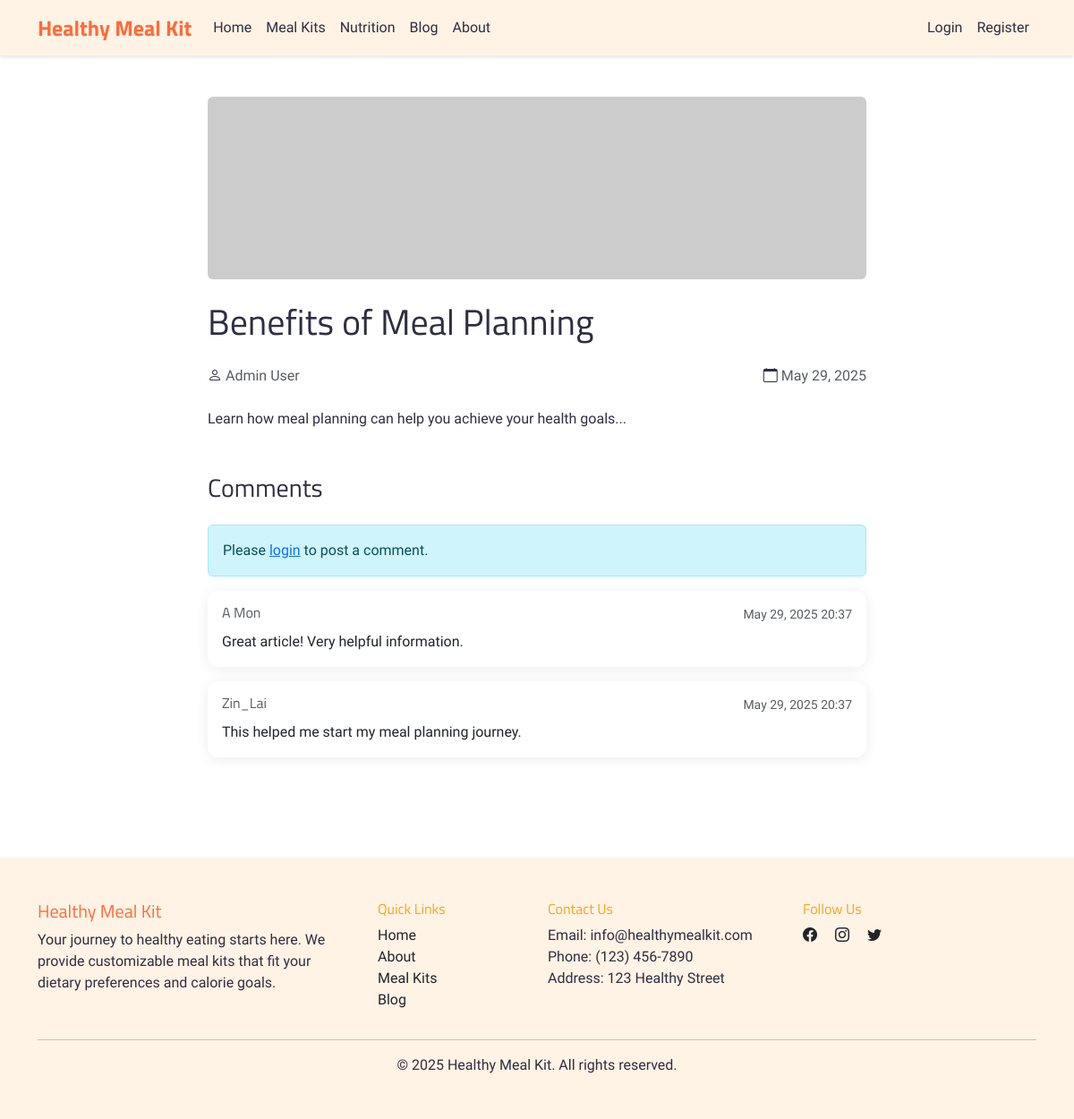
Screenshot of /blog-post.php?id=1 with the database file from the repository.
### tables this page shows
CREATE TABLE blog_posts (
    post_id INT PRIMARY KEY AUTO_INCREMENT,
    title VARCHAR(255) NOT NULL,
    content TEXT,
    author_id INT,
    image_url VARCHAR(255) DEFAULT NULL,
    created_at TIMESTAMP DEFAULT CURRENT_TIMESTAMP,
    updated_at TIMESTAMP DEFAULT CURRENT_TIMESTAMP ON UPDATE CURRENT_TIMESTAMP,
    FOREIGN KEY (author_id) REFERENCES users(user_id)
);

CREATE TABLE users (
    user_id INT PRIMARY KEY AUTO_INCREMENT,
    username VARCHAR(50) UNIQUE NOT NULL,
    email VARCHAR(100) UNIQUE NOT NULL,
    password VARCHAR(255) NOT NULL,
    full_name VARCHAR(100) NOT NULL,
    role TINYINT(1) DEFAULT 0 COMMENT '0: user, 1: admin',
    is_active TINYINT(1) DEFAULT 1 COMMENT '0: inactive, 1: active',
    last_login_at DATETIME DEFAULT NULL,
    inactivity_reason VARCHAR(255) DEFAULT NULL,
    deactivated_at DATETIME DEFAULT NULL,
    reactivated_at DATETIME DEFAULT NULL,
    created_at TIMESTAMP DEFAULT CURRENT_TIMESTAMP
);

CREATE TABLE comments (
    comment_id INT PRIMARY KEY AUTO_INCREMENT,
    post_id INT,
    user_id INT,
    content TEXT,
    created_at TIMESTAMP DEFAULT CURRENT_TIMESTAMP,
    FOREIGN KEY (post_id) REFERENCES blog_posts(post_id),
    FOREIGN KEY (user_id) REFERENCES users(user_id)
);

### blog-post.php (the view, shortened to what this page needs)
<?php
require_once 'config/connection.php';
$post_id = filter_var($_GET['id'], FILTER_VALIDATE_INT);
$stmt = $mysqli->prepare("
    SELECT bp.*, u.full_name as author_name
    FROM blog_posts bp
    LEFT JOIN users u ON bp.author_id = u.user_id
    WHERE bp.post_id = ?
");
$stmt->bind_param("i", $post_id);
$stmt->execute();
$post = $stmt->get_result()->fetch_assoc();
$stmt = $mysqli->prepare("
    SELECT c.*, u.full_name as commenter_name
    FROM comments c
    LEFT JOIN users u ON c.user_id = u.user_id
    WHERE c.post_id = ?
    ORDER BY c.created_at DESC
");
$stmt->bind_param("i", $post_id);
$stmt->execute();
$comments = $stmt->get_result();
?>
<!DOCTYPE html>
<html lang="en">
<head>
    <link href="https://cdn.jsdelivr.net/npm/bootstrap@5.3.0/dist/css/bootstrap.min.css" rel="stylesheet">
    <link rel="stylesheet" href="https://cdn.jsdelivr.net/npm/bootstrap-icons@1.11.3/font/bootstrap-icons.min.css">
    <link rel="stylesheet" href="assets/css/style.css">
</head>
<body>
<?php include 'includes/navbar.php'; ?>
<div class="container py-5">
    <div class="row justify-content-center">
        <div class="col-lg-8">
            <article class="blog-post">
                <?php if (isset($post['image_url']) && !empty($post['image_url'])): ?>
                    <img src="<?php echo htmlspecialchars($post['image_url']); ?>"
                         class="img-fluid rounded mb-4"
                         alt="<?php echo htmlspecialchars($post['title']); ?>">
                <?php else: ?>
                    <img src="https://placehold.co/1080x300/FFF3E6/FF6B35?text=<?php echo htmlspecialchars($post['title']); ?>"
                         class="img-fluid rounded mb-4"
                         alt="Blog post placeholder">
                <?php endif; ?>
                <h1 class="mb-4"><?php echo htmlspecialchars($post['title']); ?></h1>
                <div class="d-flex justify-content-between align-items-center mb-4">
                    <div class="author">
                        <i class="bi bi-person"></i>
                        <span class="text-muted"><?php echo htmlspecialchars($post['author_name']); ?></span>
                    </div>
                    <div class="date">
                        <i class="bi bi-calendar"></i>
                        <span class="text-muted">
                            <?php echo date('F d, Y', strtotime($post['created_at'])); ?>
                        </span>
                    </div>
                </div>
                <div class="blog-content mb-5">
                    <?php echo $post['content']; ?>
                </div>
            </article>
            <section class="comments-section">
                <h3 class="mb-4">Comments</h3>
                <?php if (isset($_SESSION['user_id'])): ?>
                    <div class="card mb-4">
                        <div class="card-body">
                            <form id="commentForm">
                                <input type="hidden" name="post_id" value="<?php echo $post_id; ?>">
                                <div class="mb-3">
                                    <label for="comment" class="form-label">Your Comment</label>
                                    <textarea class="form-control" id="comment" name="content" rows="3" required></textarea>
                                </div>
                                <button type="submit" class="btn btn-primary">Post Comment</button>
                            </form>
                        </div>
                    </div>
                <?php else: ?>
                    <div class="alert alert-info">
                        Please <a href="login.php">login</a> to post a comment.
                    </div>
                <?php endif; ?>
                <div id="commentsList">
                    <?php if ($comments->num_rows > 0): ?>
                        <?php while ($comment = $comments->fetch_assoc()): ?>
                            <div class="card mb-3">
                                <div class="card-body">
                                    <div class="d-flex justify-content-between align-items-center mb-2">
                                        <h6 class="card-subtitle text-muted">
                                            <?php echo htmlspecialchars($comment['commenter_name']); ?>
                                        </h6>
                                        <small class="text-muted">
                                            <?php echo date('M d, Y H:i', strtotime($comment['created_at'])); ?>
                                        </small>
                                    </div>
                                    <p class="card-text"><?php echo nl2br(htmlspecialchars($comment['content'])); ?></p>
                                </div>
                            </div>
                        <?php endwhile; ?>
                    <?php else: ?>
                        <div class="alert alert-light text-center">
                            No comments yet. Be the first to comment!
                        </div>
                    <?php endif; ?>
                </div>
            </section>
        </div>
    </div>
</div>
<?php include 'includes/footer.php'; ?>
</body>
</html>

### assets/css/style.css (style rules this page uses)
:root { --primary: #FF6B35; --secondary: #FCA311; --accent: #FFD23F; --light: #FFF3E6; --white: #FFFFFF; --dark: #2F2E41; --heading-font: 'Titillium Web', sans-serif; --body-font: 'Schibsted Grotesk', sans-serif; }
body { font-family: var(--body-font); color: var(--dark); padding-top: 60px; }
h1, h2, h3, h4, h5, h6 { font-family: var(--heading-font); }
.card { border: none; box-shadow: 0 2px 15px rgba(0,0,0,0.08); border-radius: 12px; overflow: hidden; }
.card-text { font-family: var(--body-font); font-weight: 300; }

### rows the page displays
blog_posts: title "Benefits of Meal Planning", author.full_name "Admin User", created_at "May 29, 2025", content "Learn how meal planning can help you achieve your health goals..."
comments: user.full_name "A Mon", created_at "May 29, 2025 20:37", content "Great article! Very helpful information."
comments: user.full_name "Zin_Lai", created_at "May 29, 2025 20:37", content "This helped me start my meal planning journey."
